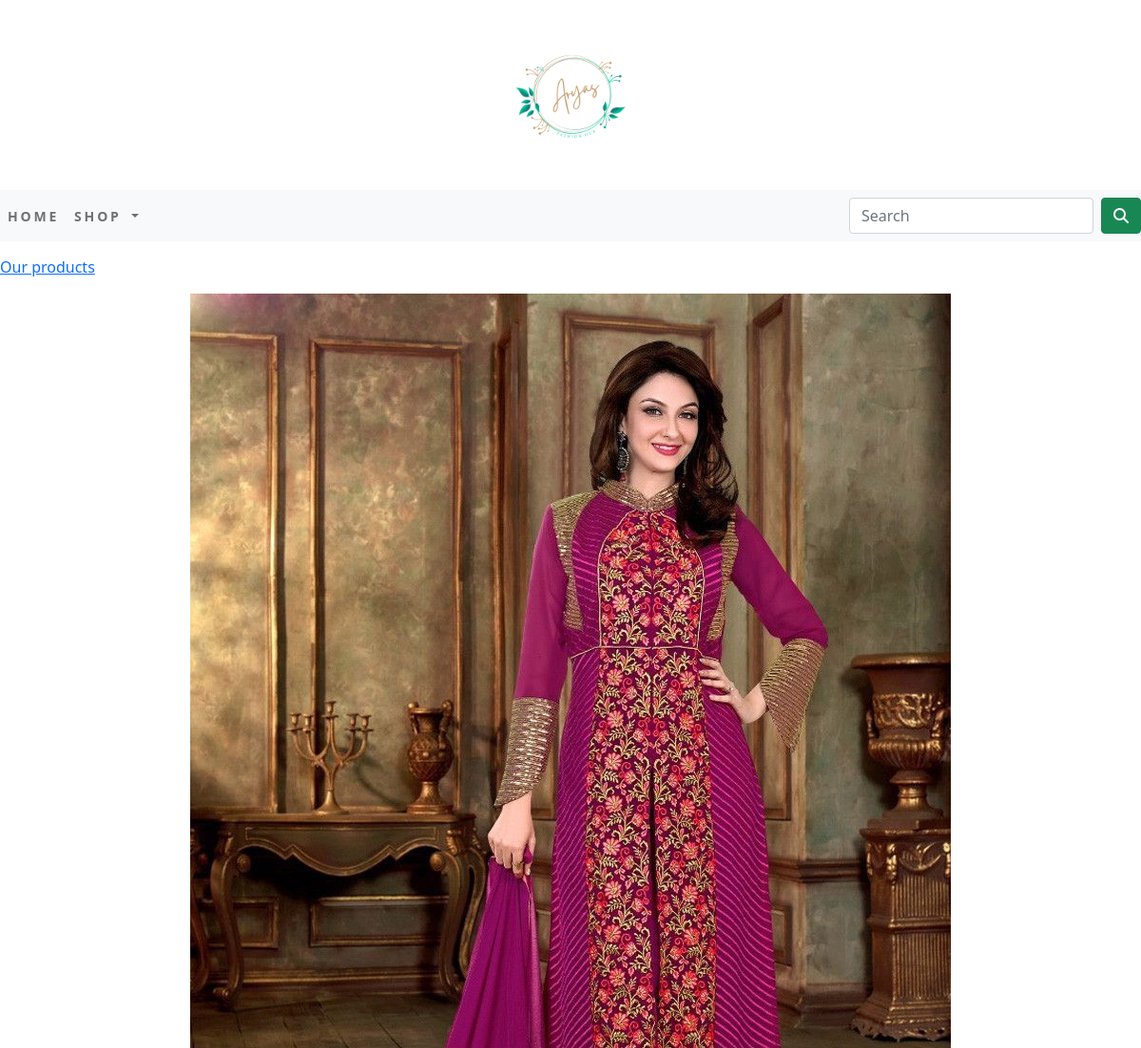
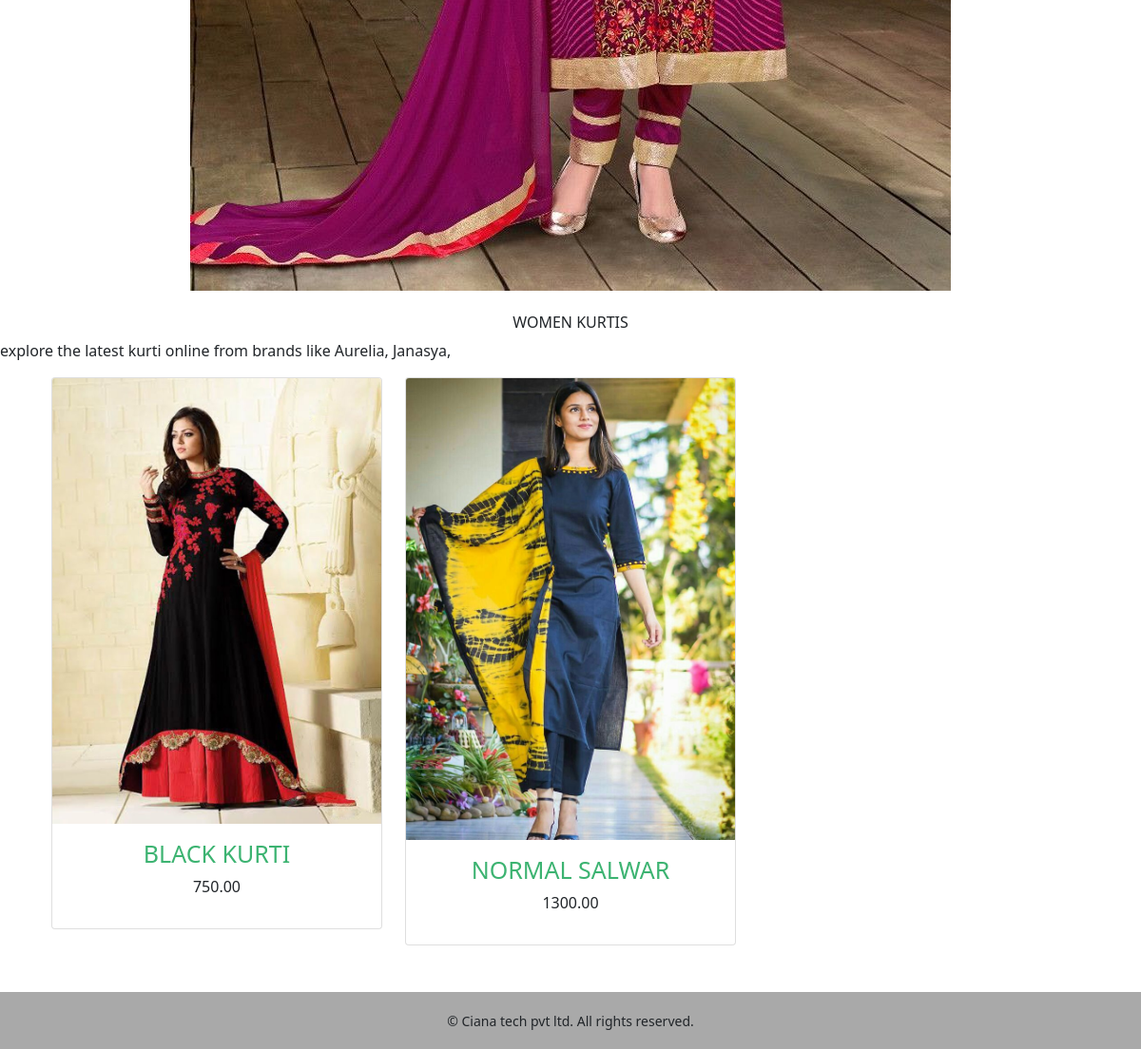
Screenshot of /shop/women-kurtis/ with the database file from the repository (2 pictures, top to bottom).
### shopapp/models.py (models this page shows, shortened)
class Category(models.Model):
      name =models.CharField(max_length=250,unique=True)
      slug =models.SlugField(max_length=250,unique=True)
      des  =models.TextField(blank=True)
      image =models.ImageField(upload_to='category',blank=True)
      class Meta:
         ordering=['name']
         verbose_name='category'
         verbose_name_plural='cateogries'
      def get_url (self):
          return reverse('shopapp:products_by_category',args=[self.slug])

class Product(models.Model):
       name    =models.CharField(max_length=250,unique=True)
       slug    =models.SlugField(max_length=250,unique=True)
       des     =models.TextField(blank=True)
       price   =models.DecimalField(max_digits=10,decimal_places=2)
       category=models.ForeignKey(Category,on_delete=models.CASCADE)
       image   =models.ImageField(upload_to='product',blank=True)
       stock   =models.IntegerField()
       avaliable=models.BooleanField(default=True)
       created  =models.DateTimeField(auto_now_add=True)
       updated  =models.DateTimeField(auto_now=True)
       def get_url (self):
           return reverse('shopapp:prodCatDetail',args=[self.category.slug,self.slug])
       class Meta:
          ordering=['name']
          verbose_name='product'
          verbose_name_plural='products'

### shopapp/views.py (the view)
# urls.py: path('',views.allProductCat,name="allProductCat"),
def allProductCat(request,c_slug=None):
    c_page=None
    products_list=None
    if c_slug!=None:
        c_page=get_object_or_404(Category,slug=c_slug)
        products_list=Product.objects.all().filter(category=c_page,avaliable=True)
    else:
        products_list=Product.objects.all().filter(avaliable=True)
    paginator=Paginator(products_list,6)
    try:
        page=int(request.GET.get('page','1'))
    except:
        page=1
    try:
        products=paginator.page(page)
    except (EmptyPage,InvalidPage):
        products=paginator.page(paginator.num_pages)
    return render(request,"category.html",{'category':c_page,'products':products})

### cart/context_processors.py (called while the page is built)
def counter(request):
    item_count=0
    if 'admin' in request.path:
        return {}
    else:
        try:
            cart=Cart.objects.filter(cart_id=_cart_id(request))
            cart_items=CartItem.objects.all().filter(cart=cart[:1])
            for cart_item in cart_items:
                item_count += cart_item.quantity
        except Cart.DoesNotExist:
             item_count=0
    return dict(item_count=item_count)

### cart/views.py (called while the page is built)
def _cart_id(request):
    cart=request.session.session_key
    if not cart:
        cart=request.session.create()
    return cart

### shopapp/context_processors.py (called while the page is built)
def menu_links(request):
        links=Category.objects.all()
        return dict(links=links)

### templates/category.html (shortened to what this page needs)
{% extends 'base.html' %}
{% load static %}
{% block content %}
{% if category %}
<div>
    <div class="row my_row_class">
        <div class="mx-auto">
        <p><a href="{% url 'shopapp:allProductCat' %}">Our products </a></p>
       </div>
    </div>
</div>
{% endif %}
<div class="mx-auto">
    {% if category %}
         <img class="my_image" src="{{ category.image.url }}" alt="{{ category.name }}">
</div>
    <br>
<div>
         <h1 class="text-center my_title">{{ category.name }}</h1>
         <p class="text-justify">{{ category.des }}</p>
</div>
    {% endif %}
<div class="container">
    <div class="row mx-auto">
        {% for product in products.object_list %}
         <div class="my_bottom_margin  col-9 col-sm-12 col-md-4 col-lg-4">
            <div class="card text-center" style="min-width:16rem;">
                      <a href="{{ product.get_url }}"> <img class="card-img-top my_image" src="{{ product.image.url }}" alt="{{ product.name }}" ></a>
                <div class="card-body">
                  <h4>{{ product.name }}</h4>
                  <p>{{ product.price }}</p>
                </div>
            </div>
        </div>
          {% endfor %}
    </div>
    <br>
</div>
{% endblock %}

### static/css/custom.css (style rules this page uses)
body { font-family: 'Roboto', sans-serif; }
.my_row_class { padding-top:15px; }
.my_image { width:100%; height:auto; }
.my_title { font-size : 16px; text-transform: uppercase; }
.my_bottom_margin { margin-bottom:25px; }
.card-body h4 { color:MediumSeaGreen; font-size:25px; text-transform:uppercase; }

### rows the page displays
Category: image (picture), name "WOMEN KURTIS", des "explore the latest kurti online from brands like Aurelia, Janasya,"
Product: image (picture), name "BLACK KURTI", price "750.00"
Product: image (picture), name "NORMAL SALWAR", price "1300.00"
